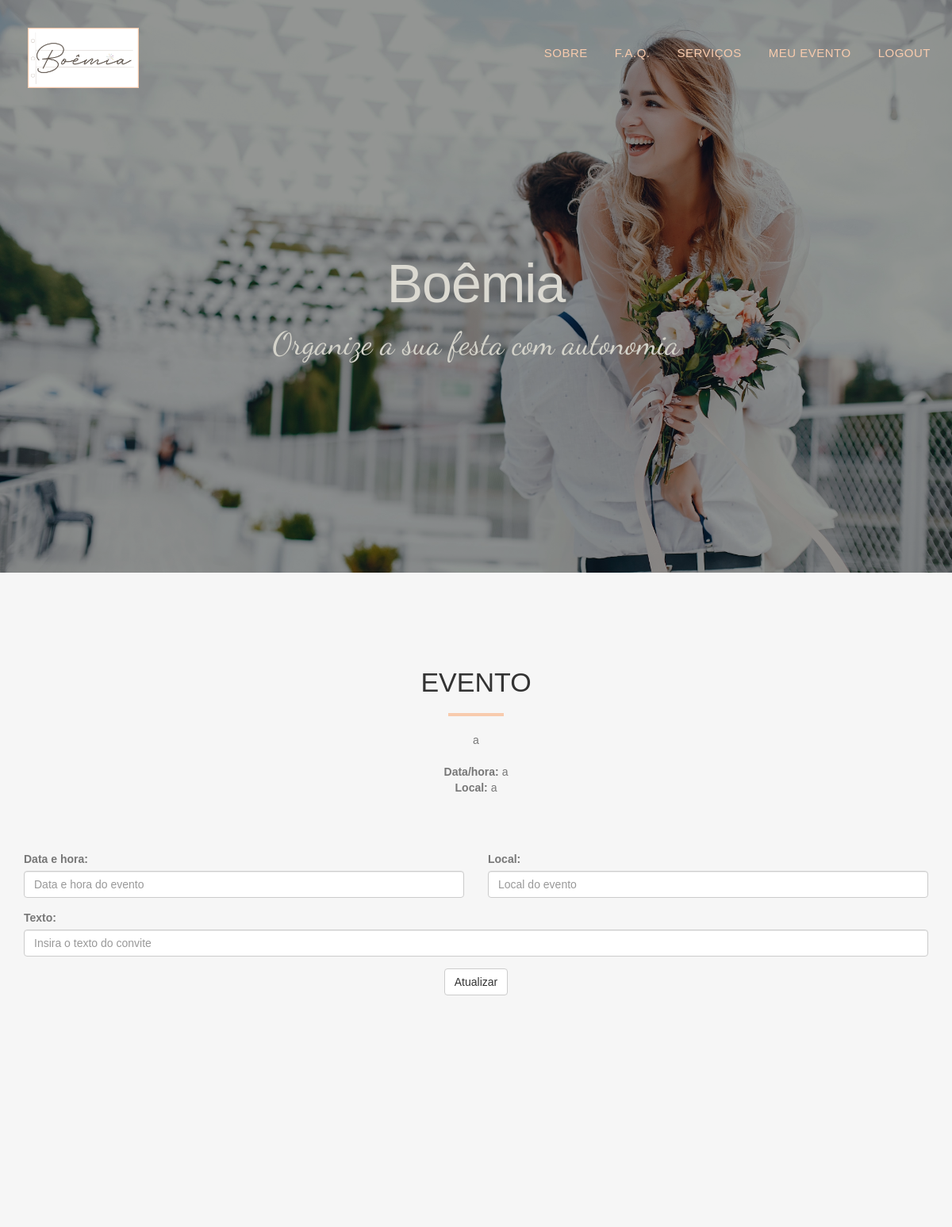
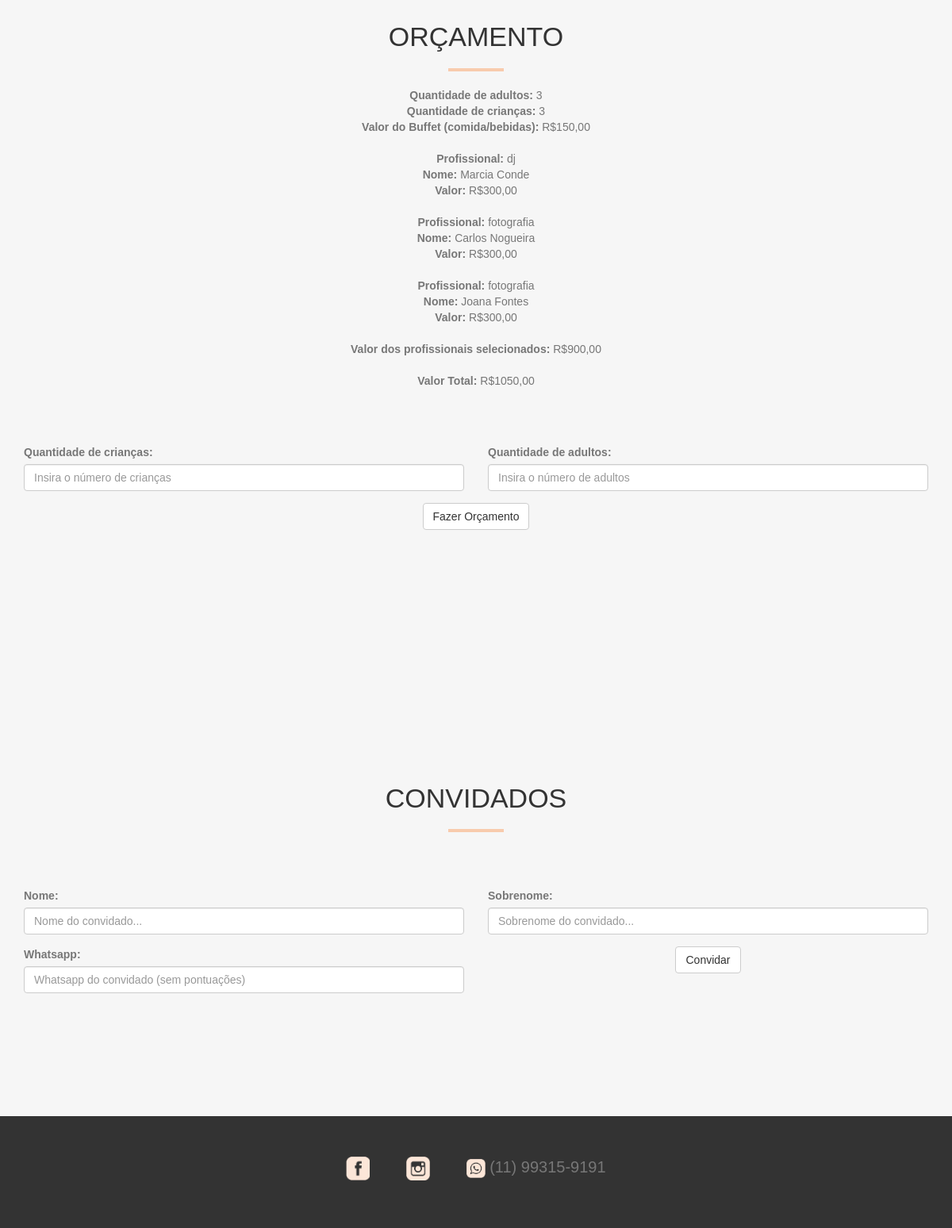
Screenshot of /Codes/eventos.php (signed in) with the database file from the repository (2 pictures, top to bottom).
### tables this page shows
CREATE TABLE `tabela_evento` (
  `email_usuario` varchar(30) NOT NULL,
  `texto_convite` text NOT NULL,
  `data_hora` varchar(100) NOT NULL,
  `local` varchar(100) NOT NULL
);

CREATE TABLE `tabela_orcamento` (
  `email_usuario` varchar(30) NOT NULL,
  `qtd_adultos` int(10) NOT NULL,
  `qtd_criancas` int(10) NOT NULL
);

CREATE TABLE `tabela_evento_profissional` (
  `email_usuario` varchar(30) NOT NULL,
  `id_profissional` int(5) NOT NULL
);

CREATE TABLE `tabela_profissionais` (
  `id_funcionario` int(5) NOT NULL,
  `tipo_servico` varchar(100) NOT NULL,
  `nome` varchar(100) NOT NULL,
  `cidade` varchar(100) NOT NULL,
  `cep` varchar(10) NOT NULL,
  `telefone` varchar(10) NOT NULL,
  `valor` int(10) NOT NULL
);

### Codes/operacoesBD.php (called while the page is built, shortened)
<?php
function query($db_connection,$query){
	mysqli_query($db_connection,"SET NAMES 'utf8'");
	$result = mysqli_query($db_connection, $query);
	$return = array();
	if(is_bool($result)){
		$qtd =0;
	}else{
		$qtd = mysqli_num_rows($result);
	}
	for($i=0;$i<$qtd;$i++){
		$return[$i]= mysqli_fetch_assoc($result);
	}
	return $return;
}
function infoEvento($email, $conexao){
	$sql = "SELECT * FROM tabela_evento WHERE email_usuario = '$email'";
    $resultado = query($conexao,$sql);
	if(!isset($resultado[0])) return false;
	else return $resultado[0];
}
function infoOrcamento($email, $conexao){
	$sql = "SELECT * FROM tabela_orcamento WHERE email_usuario = '$email'";
    $resultado = query($conexao,$sql);
	if(!isset($resultado[0])) return false;
	else return $resultado[0];
}
function infoProfissionais($email, $conexao){
	$sql = "SELECT * FROM tabela_evento_profissional INNER JOIN tabela_profissionais on tabela_evento_profissional.id_profissional = tabela_profissionais.id_funcionario WHERE email_usuario = '$email' ORDER BY tipo_servico";
    $resultado = query($conexao,$sql);
	if(!isset($resultado[0])) return false;
	else return $resultado;
}
?>

### Codes/eventos.php (the view, shortened to what this page needs)
<!DOCTYPE html>
<?php
    include 'conexao/conexao.php';
    include 'operacoesBD.php';
?>
  <head>
        <link rel="stylesheet" type="text/css"  href="css/bootstrap.css">
        <link rel="stylesheet" type="text/css" href="css/font-awesome.css">
        <link rel="stylesheet" type="text/css"  href="css/style.css">
        <link rel="stylesheet" type="text/css" href="css/nivo-lightbox/nivo-lightbox.css">
        <link rel="stylesheet" type="text/css" href="css/nivo-lightbox/default.css">
  </head>
  <body id="page-top" data-spy="scroll" data-target=".navbar-fixed-top">
    <nav id="menu" class="navbar navbar-default navbar-fixed-top">
      <div class="container">
        <div class="navbar-header">
          <a class="navbar-brand page-scroll "  href="index.php"><img src="img/logocerto.png" width="140px" ></a>  </div>
        <br>
        <div class="collapse navbar-collapse" id="bs-example-navbar-collapse-1">
          <ul class="nav navbar-nav navbar-right">
		    <li><a href="#sobre" class="page-scroll">Sobre</a></li>
            <li><a href="faq.php" class="page-scroll">F.A.Q.</a></li>
			<?php
			if(isset($_SESSION['email'])){ ?>
			<li><a href="servicos.php" class="page-scroll">Serviços</a></li>
            <li><a href="eventos.php" class="page-scroll">Meu Evento</a></li>
			<?php }
			else{?>
			<li><a href="login.php">Login</a></li>
			<?php }
			if(isset($_SESSION['email'])){ ?>
			<li><a href="logout.php" class="page-scroll">Logout</a></li>
			<?php } ?>
          </ul>
        </div>
      </div>
    </nav>
    <header id="header">
      <div class="intro">
        <div class="overlay">
          <div class="container">
            <div class="row">
				<div class="intro-text">
						<br>
						<h1>Boêmia</h2>
						<p>Organize a sua festa com autonomia</p>
						<br>
				</div>
          </div>
        </div>
      </div>
    </header>
    <div id="sobre">
      <div class="container">
        <div class="section-title text-center center">
          <h2>Evento</h2>
          <hr>
		  <?php $evento = infoEvento($_SESSION['email'], $conexao);
		  echo $evento["texto_convite"]."<br><br>";
		  echo "<b>Data/hora:</b> ".$evento["data_hora"]."<br>";
		  echo "<b>Local:</b> ".$evento["local"]."<br>";
		  ?>
        </div>
        <div class="row">
          <form action="#" method="POST">
                    <div class="form-group col-sm-6">
                      <label>Data e hora:</label>
                      <input type="text" id="dataHora" class="form-control " placeholder="Data e hora do evento">
                      </div>
					   <div class="form-group col-sm-6">
                      <label>Local:</label>
                      <input type="text" id="local" class="form-control " placeholder="Local do evento">
                      </div>
                      <div class="form-group col-sm-12">
                      <label>Texto:</label>
                      <input type="email" id="texto" class="form-control " placeholder="Insira o texto do convite">
                      </div>
					  <center><input type="button" class="btn  btn-default" value="Atualizar" onClick="atualizar()" ></center>
                    </form>
			<br><br><br>
        </div>
      </div>
    </div>
    <div id="sobre">
      <div class="container">
        <div class="section-title text-center center">
          <br>
          <h2>Orçamento</h2>
          <hr>
		  <?php $orcamento = infoOrcamento($_SESSION['email'], $conexao);
		   $adulto = $orcamento["qtd_adultos"];
		   $crianca = $orcamento["qtd_criancas"];
		  echo "<b>Quantidade de adultos:</b> ".$adulto."<br>";
		  echo "<b>Quantidade de crianças:</b> ".$crianca."<br>";
		  $valorBuffet = $adulto * 35 + $crianca * 15;
		  echo "<b>Valor do Buffet (comida/bebidas):</b> R$".$valorBuffet.",00<br><br>";
		  $profissionais = infoProfissionais($_SESSION['email'], $conexao);
		  $valorProfissional = 0;
		  if (isset($profissionais[0])){
			  for ($i=0; $i < (count($profissionais)); $i++){
				  echo "<b>Profissional:</b> ".$profissionais[$i]["tipo_servico"]."<br>";
				  echo "<b>Nome:</b> ".$profissionais[$i]["nome"]."<br>";
				  echo "<b>Valor:</b> R$".$profissionais[$i]["valor"].",00<br><br>";
				 $valorProfissional += $profissionais[$i]["valor"];
			  }
			 $valorTotal = $valorBuffet +  $valorProfissional;
		  echo "<b>Valor dos profissionais selecionados:</b> R$".$valorProfissional.",00<br><br>";
		  echo "<b>Valor Total:</b> R$".$valorTotal.",00<br>";
		  }
		  ?>
        </div>
        <div class="row">
          <form action="#" method="POST">
                    <div class="form-group col-sm-6">
                      <label>Quantidade de crianças:</label>
                      <input type="number" id="qtdCriancas" class="form-control " placeholder="Insira o número de crianças">
                      </div>
					   <div class="form-group col-sm-6">
                      <label>Quantidade de adultos:</label>
                      <input type="number" id="qtdAdultos" class="form-control " placeholder="Insira o número de adultos">
                      </div>
					  <center><input type="button" class="btn  btn-default" value="Fazer Orçamento" onClick="fazerOrcamento()" ></center>
                    </form>
			<br><br><br>
        </div>
      </div>
    </div>
    <div id="sobre">
      <div class="container">
        <div class="section-title text-center center">
          <br>
          <h2>Convidados</h2>
          <hr>
        </div>
        <div class="row">
			<form action="#" method="POST">
                    <div class="form-group col-sm-6">
                      <label>Nome:</label>
                      <input type="text" id="nome" class="form-control " placeholder="Nome do convidado...">
                      </div>
					   <div class="form-group col-sm-6">
                      <label>Sobrenome:</label>
                      <input type="text" id="sobrenome" class="form-control " placeholder="Sobrenome do convidado...">
                      </div>
                      <div class="form-group col-sm-6">
                      <label>Whatsapp:</label>
                      <input type="text" id="whatsapp" class="form-control " placeholder="Whatsapp do convidado (sem pontuações)">
                      </div>
					  <center><input type="button" class="btn  btn-default" value="Convidar" onClick="convidar()" ></center>
                    </form>
			<br><br><br>
        </div>
      </div>
    </div>
    <div id="footer">
      <div class="container text-center">
        <div class="social">
          <ul>
            <li><a href="https://www.facebook.com/people/Vanessa-Marcelo-Pedras/100004339178692"><img src="img/facebook.png" width="30" height="30"></a></li>
			<li><a href="https://www.facebook.com/people/Vanessa-Marcelo-Pedras/100004339178692"><img src="img/instagram.png" width="30" height="30"></a></li>
			<li><img src="img/whats.png" width="24" height="24"> (11) 99315-9191</i></li>
          </ul>
        </div>
      </div>
    </div>
  </body>
</html>

### Codes/css/style.css (style rules this page uses)
body, html { font-family: sans-serif; text-rendering: optimizeLegibility !important; -webkit-font-smoothing: antialiased !important; color: #777; font-weight: 300; width: 100% !important; height: 100% !important; }
h2 { margin: 0 0 20px 0; font-weight: 500; font-size: 34px; color: #333; text-transform: uppercase; }
p { font-size: 17px; }
a { color: #333; font-weight: 400; }
ul, ol { list-style: none; }
ul, ol { padding: 0; webkit-padding: 0; moz-padding: 0; font-size: 20px; }
hr { height: 4px; width: 70px; text-align: center; position: relative; background: #F8CBAD ; margin: 0 auto; margin-bottom: 20px; border: 0; }
#menu { padding: 20px; transition: all 0.10s; }
#menu.navbar-default { background-color: rgba(248, 248, 248, 0); border-color: rgba(255, 253, 253, 0); }
#menu a.navbar-brand { font-size: 25px; color: #eee; font-weight: 400; text-transform: uppercase; letter-spacing: 1px; }
#menu.navbar-default .navbar-nav > li > a { text-transform: uppercase; color: #F8CBAD; font-weight: 400; font-size: 15px; padding: 5px 0; border: 2px solid transparent; letter-spacing: 0.5px; margin: 10px 15px 20px 15px; }
.section-title { margin-bottom: 70px; }
.intro { display: table; width: 100%; padding: 0; background: url("../img/principal.jpg"); background-color: #e5e5e5; -webkit-background-size: cover; -moz-background-size: cover; background-size: cover; -o-background-size: cover; }
.intro .overlay { background: rgba(0, 0, 0, 0.4); }
.intro h1 { color:rgb(219, 217, 209); font-size: 68px; font-weight: 400; margin-top: 0; margin-bottom: 10px; letter-spacing: -1px; }
.intro p { color: rgb(212, 211, 202); font-size: 40px; font-weight: 300; margin-top: 10px; margin-bottom: 40px; font-family: 'Dancing Script', Arial, Helvetica, sans-serif; }
header .intro-text { padding-top: 300px; padding-bottom: 200px; text-align: center; }
#sobre { padding: 120px 0; background: #f6f6f6; }
#footer { background: #333; padding: 50px 0 20px 0; }
#footer .social { margin-bottom: 40px; }
#footer .social ul li { display: inline-block; margin: 0 20px; }
#footer a { color: #999; }

### rows the page displays
tabela_evento: texto_convite "a", data_hora "a", local "a"
tabela_orcamento: qtd_adultos "3", qtd_criancas "3", valorBuffet "150", valorTotal "1050"
tabela_evento_profissional: tabela_profissionais.tipo_servico "dj", tabela_profissionais.nome "Marcia Conde", tabela_profissionais.valor "300"
tabela_evento_profissional: tabela_profissionais.tipo_servico "fotografia", tabela_profissionais.nome "Carlos Nogueira", tabela_profissionais.valor "300"
tabela_evento_profissional: tabela_profissionais.tipo_servico "fotografia", tabela_profissionais.nome "Joana Fontes", tabela_profissionais.valor "300"

### other values shown
$valorProfissional "900"
